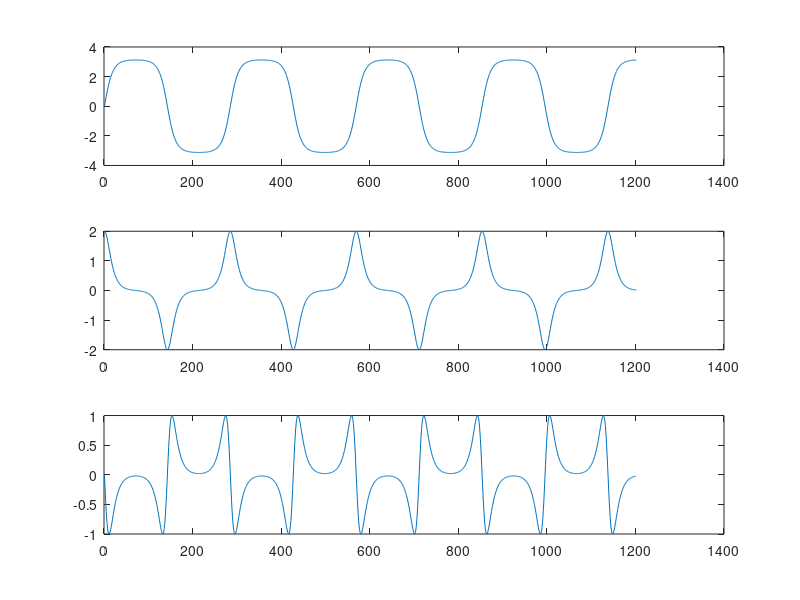

The MATLAB script that drew this image:
u0 = 0;
v0 = 1.9999;
%g = 1;
%L = 1;
%wc = g/L;
wc = 1;
T = 33.7210;
Dt = T/400;
tmax = 3*T;
%
u=[u0];
v=[v0];
a=[];
%
for i = 0:Dt:tmax
a0 = -wc*sin(u0);
%
u1 = u0 + 1/3*Dt*v0 + 1/18*Dt^2*a0;
v1 = v0 + 1/3*Dt*a0;
a1 = -wc*sin(u1);
%
u2 = u0 + 2/3*Dt*v0 + 1/27*Dt^2*(2*a0 + 4*a1); % EC 23
v2 = v0 + 2/3*Dt*a1;
a2 = -wc*sin(u2);
%
u3 = u0 + Dt*v0 + 1/6*Dt^2*(a0 + a1 + a2); % EC 26
v3 = v0 + 1/4*Dt*(a0 + 3*a2);
%
u=[u,u3];
v=[v,v3];
a=[a,a0];
u0=u3;
v0=v3;
endfor

subplot (3, 1, 1)
plot (u);
subplot (3, 1, 2)
plot (v);
subplot (3, 1, 3)
plot (a);
